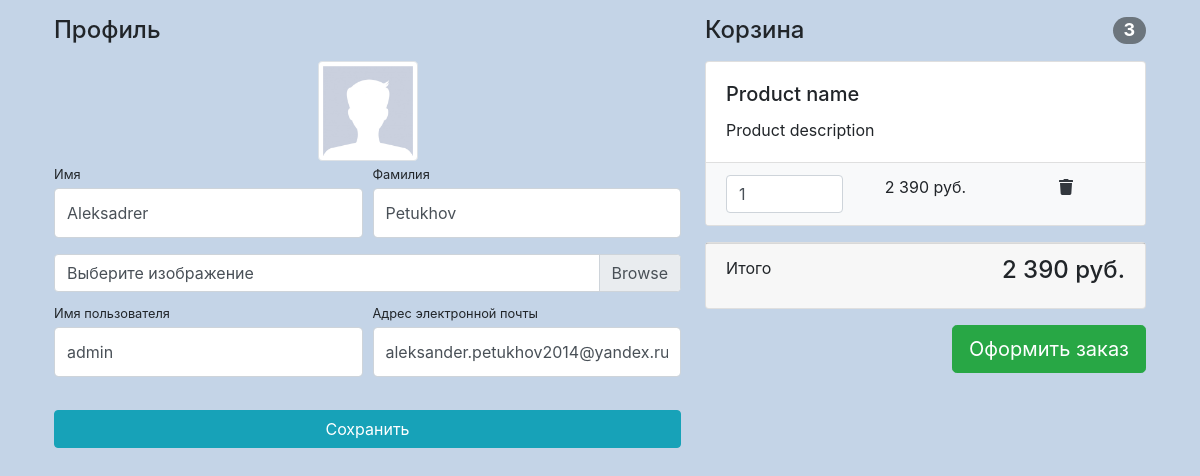
/users/profile/ (signed in), run on the app's committed database.
### users/models.py (models this page shows)
class User(AbstractUser):
    image = models.ImageField(upload_to='user_images', null=True)

### users/views.py (the view)
# urls.py: path('profile/', views.profile, name='profile'),
def profile(request):
    if request.method == 'POST':
        form = UserProfileForm(
            data=request.POST, instance=request.user, files=request.FILES)
        if form.is_valid():
            form.save()
            return HttpResponseRedirect(reverse('users:profile'))
        else:
            print(form.errors)
    else:
        form = UserProfileForm(instance=request.user)
    context = {'title': 'Store - Профиль', 'form': form}
    return render(request, 'users/profile.html', context)

### users/forms.py
class UserProfileForm(UserChangeForm):
    first_name = forms.CharField(widget=forms.TextInput(
        attrs={'class': 'form-control py-4'}))
    last_name = forms.CharField(widget=forms.TextInput(
        attrs={'class': 'form-control py-4'}))
    image = forms.ImageField(widget=forms.TextInput(
        attrs={'class': 'custom-file-input'}), required=False)
    username = forms.CharField(widget=forms.TextInput(
        attrs={'class': 'form-control py-4'}))
    email = forms.CharField(widget=forms.TextInput(
        attrs={'class': 'form-control py-4'}))
    class Meta:
        model = User
        fields = ('first_name', 'last_name', 'image', 'username', 'email',)

### users/templates/users/profile.html (shortened to what this page needs)
{% extends 'users/base.html' %}
{% load static %}
{% block content %}
<div class="container">
    <div class="row">
        <div class="col-lg-7">
            <h4 class="mt-3 mb-3">Профиль</h4>
            <div class="col-lg-12 text-center">
                <img width="100" height="100"
                     src="
                     {% if user.image %}
                        {{ user.image.url }}
                     {% else %}
                        {% static 'vendor/img/users/default_avatar.jpg' %}
                     {% endif %}
                        "
                     class="img-thumbnail">
            </div>
            <form action="{% url 'users:profile' %}" method='post' enctype="multipart/form-data">
                <div class="form-row">
                    <div class="col-lg-6">
                        <div class="form-group">
                            <label class="small mb-1" for="{{form.first_name.id_for_label}}">Имя</label>
                            {{ form.first_name }}
                        </div>
                    </div>
                    <div class="col-lg-6">
                        <div class="form-group">
                            <label class="small mb-1" for="{{ form.last_name.id_for_label}}"">Фамилия</label>
                            {{ form.last_name }}
                        </div>
                    </div>
                </div>
                <div class="form-row mb-2">
                    <div class="col-lg-12">
                        <div class="custom-file">
                            <label class="custom-file-label" for="{{ form.image.id_for_label }}">Выберите изображение</label>
                        </div>
                    </div>
                </div>
                <div class="form-row">
                    <div class="col-lg-6">
                        <label class="small mb-1" for="{{ form.username.id_for_label}}">Имя пользователя</label>
                        {{ form.username }}
                    </div>
                    <div class="col-lg-6">
                        <label class="small mb-1" for="{{ form.email.id_for_label }}">Адрес электронной
                            почты</label>
                        {{ form.email }}
                    </div>
                </div>
                <div class="form-row">
                    <div class="col-lg-12" style="margin-top: 33px;">
                        <input class="btn btn-info btn-block" type="submit" value="Сохранить">
                    </div>
                </div>
            </form>
        </div>
        <div class="col-lg-5">
            <h4 class="mt-3 mb-3 d-flex justify-content-between align-items-center mb-3">
                Корзина <span class="badge badge-secondary badge-pill">3</span>
            </h4>
            <div class="card mb-3">
                <div class="card-body">
                    <h5 class="card-title">Product name</h5>
                    <p class="card-text">Product description</p>
                </div>
                <ul class="list-group list-group-flush">
                    <li class="list-group-item bg-light">
                        <div class="row text-center">
                            <div class="col-lg-4">
                                <input name="basketID" type="number" class="form-control"
                                       value="1" min="0">
                            </div>
                            <div class="col-lg-4">2 390 руб.</div>
                            <div class="col-lg-4">
                                <a href="#">
                                    <i class="fas fa-trash"></i>
                                </a>
                            </div>
                        </div>
                    </li>
                </ul>
            </div>
            <div class="card mb-3">
                <div class="card-footer">
                    <p class="float-left">Итого</p>
                    <h4 class="float-right">2 390 руб.</h4>
                </div>
            </div>
            <a class="btn btn-success btn-lg float-right" href="../orders/order-create.html">
                Оформить заказ
            </a>
        </div>
    </div>
</div>
{% endblock content %}

### data on the page
User: first_name "Aleksadrer", last_name "Petukhov", username "admin", email "aleksander.petukhov2014@yandex.ru"
